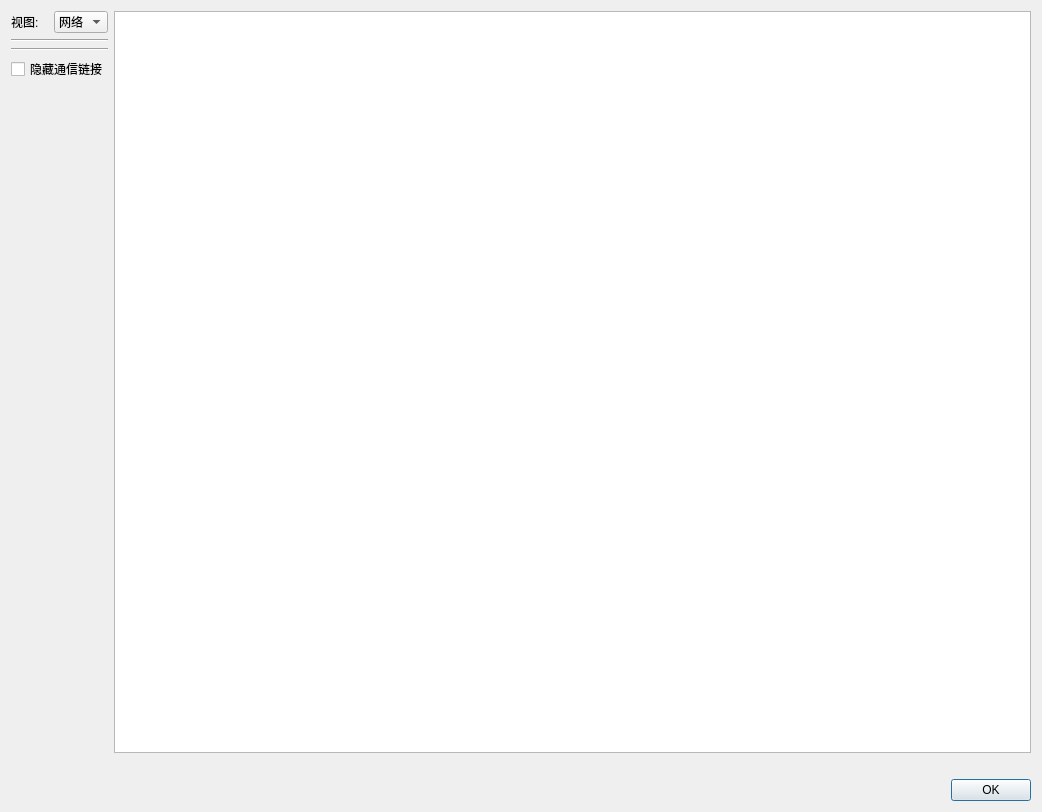
<?xml version="1.0" encoding="UTF-8"?>
<ui version="4.0">
 <class>CommVisPluginDialog</class>
 <widget class="QDialog" name="CommVisPluginDialog">
  <property name="geometry">
   <rect>
    <x>0</x>
    <y>0</y>
    <width>1042</width>
    <height>812</height>
   </rect>
  </property>
  <property name="windowTitle">
   <string>通信可视化插件</string>
  </property>
  <layout class="QGridLayout" name="gridLayout_3">
   <item row="8" column="1">
    <spacer name="mHorizontalSpacer">
     <property name="orientation">
      <enum>Qt::Horizontal</enum>
     </property>
     <property name="sizeHint" stdset="0">
      <size>
       <width>40</width>
       <height>20</height>
      </size>
     </property>
    </spacer>
   </item>
   <item row="1" column="0">
    <layout class="QVBoxLayout" name="verticalLayout">
     <item>
      <layout class="QGridLayout" name="gridLayout">
       <item row="0" column="1">
        <widget class="QComboBox" name="mViewComboBox">
         <item>
          <property name="text">
           <string>网络</string>
          </property>
         </item>
         <item>
          <property name="text">
           <string>路由</string>
          </property>
         </item>
        </widget>
       </item>
       <item row="0" column="0">
        <widget class="QLabel" name="mViewLabel">
         <property name="text">
          <string>视图:</string>
         </property>
        </widget>
       </item>
      </layout>
     </item>
     <item>
      <widget class="Line" name="line_2">
       <property name="orientation">
        <enum>Qt::Horizontal</enum>
       </property>
      </widget>
     </item>
     <item>
      <layout class="QVBoxLayout" name="mSidePanelLayout">
       <property name="spacing">
        <number>6</number>
       </property>
       <property name="leftMargin">
        <number>0</number>
       </property>
      </layout>
     </item>
     <item>
      <widget class="Line" name="line">
       <property name="orientation">
        <enum>Qt::Horizontal</enum>
       </property>
      </widget>
     </item>
     <item>
      <widget class="QCheckBox" name="mHideLinksCB">
       <property name="text">
        <string>隐藏通信链接</string>
       </property>
      </widget>
     </item>
     <item>
      <spacer name="verticalSpacer">
       <property name="orientation">
        <enum>Qt::Vertical</enum>
       </property>
       <property name="sizeHint" stdset="0">
        <size>
         <width>20</width>
         <height>40</height>
        </size>
       </property>
      </spacer>
     </item>
    </layout>
   </item>
   <item row="9" column="1">
    <widget class="QDialogButtonBox" name="mButtonBox">
     <property name="standardButtons">
      <set>QDialogButtonBox::Ok</set>
     </property>
     <property name="centerButtons">
      <bool>false</bool>
     </property>
    </widget>
   </item>
   <item row="1" column="1" rowspan="2">
    <widget class="wkf::CommVisGraphicsView" name="mGraphicsView"/>
   </item>
  </layout>
 </widget>
 <customwidgets>
  <customwidget>
   <class>wkf::CommVisGraphicsView</class>
   <extends>QGraphicsView</extends>
   <header>comm_vis/WkfCommVisGraphicsView.hpp</header>
  </customwidget>
 </customwidgets>
 <tabstops>
  <tabstop>mViewComboBox</tabstop>
  <tabstop>mGraphicsView</tabstop>
 </tabstops>
 <resources>
  <include location="resources/comm_vis.qrc"/>
 </resources>
 <connections/>
</ui>
